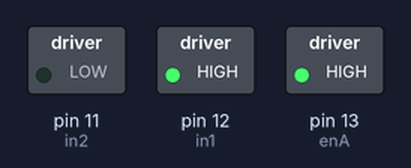
Simulated run of this sketch. Board: Arduino Uno, built with avr-gcc and run on an emulated ATmega328P. On the bench: switched loads named in the sketch (green lamp = pin HIGH).

Above: at 0.1 s.
Timing chart, 0 to 1.6 s (numbered marks = the images above):
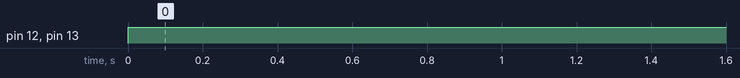

The sketch:

sketch_jan05a.ino
```cpp
// motor one
int enA = 13;
int in1 = 12;
int in2 = 11;
int SPEED = 255;

void setup(){
  pinMode(enA, OUTPUT);
  pinMode(in1, OUTPUT);
  pinMode(in2, OUTPUT);

  digitalWrite(in1,LOW);
  digitalWrite(in2, HIGH);
}

void loop(){
  digitalWrite(in1,HIGH);
  digitalWrite(in2, LOW);
  analogWrite(enA, SPEED);
}
```

Measured:
- by itself, pin 12 (in1), pin 13 (enA): LOW → HIGH at 0.00 s
